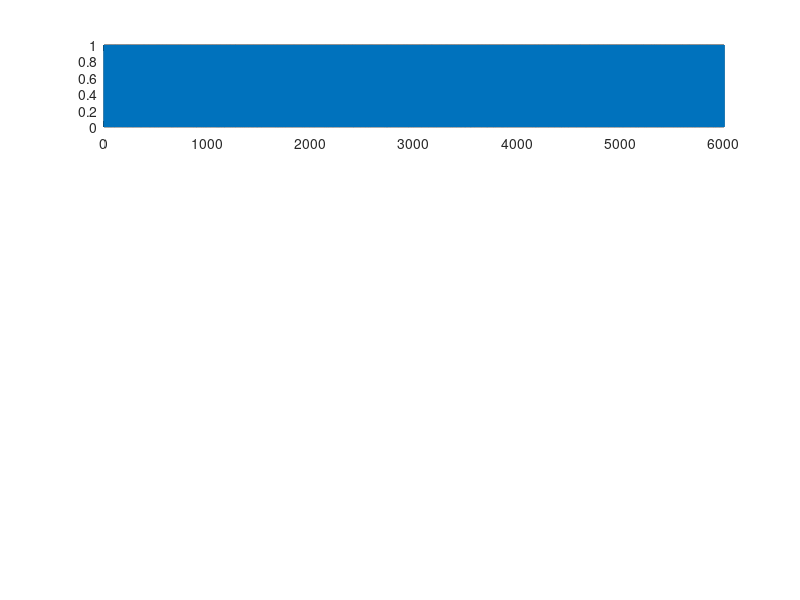

This figure's MATLAB source: (Note: this script raises an error after producing the figure.)
clear
clc

% Parametre
alfa = 0.95;
beta = 0.95;
sample_size = 6;
pocet_generovanych = 6000;
stav = 1;
avg_lambda = 1;

counter_one = 0;
counter_zero = 0;

% generovanie sekvencie bitov
for i=1:pocet_generovanych%pocet_generovanych*sample_size
    if stav == 1
        data(i) = 1;
        counter_one = counter_one + 1;

        pravd = 1.*rand();
        if pravd >= (1 - alfa)
            stav = 0;
        end
    else
        data(i) = 0;
        counter_zero = counter_zero + 1;

        pravd = 1.*rand();
        if pravd >= (1-beta)
            stav = 1;
        end
    end
end

% samplovanie dat
sampled_data = zeros(1,pocet_generovanych/sample_size);

pom_sum = sum(data(1:sample_size));
sampled_data(1) = pom_sum;

for i=1:(pocet_generovanych/sample_size)-1
    pom_sum = sum(data((i*sample_size)+1:(i*sample_size)+sample_size));
    sampled_data(i+1) = pom_sum;
end

% simulacia lidleyho buffru
pi1 = beta/(alfa + beta);
avg_intenzita = pi1 * sample_size;

c = avg_lambda * avg_intenzita; % kapacita
T = pocet_generovanych/sample_size; % čas

% Inicializacia buffra
q = zeros(1, T+1);
q(1) = 0;

% Simulacia buffra
for t=1:T
    q(t+1) = max(q(t) + sampled_data(t) - c, 0);
end

% Overenie ON/OFF generátora
xd = counter_one/pocet_generovanych;
fprintf("KONTROLA GENERATORA\n");
fprintf("N1/pocet generovanych = π1\n");
fprintf("         %d = %d\n",xd,pi1);

% Výstupy
subplot(4,1,1)
plot(data);
title("ON/OFF Generátor pre " + pocet_generovanych + " bitov, kde sample size = "+sample_size+", α = "+alfa+" a β = "+beta);
xlabel('Počet bitov');
ylabel('1/0');

subplot(4,1,2)
plot(sampled_data)
title("Navzorkované dáta");
xlabel('Počet navzorkovaných dát');
ylabel('Počet jednotiek vo vzorkách');

subplot(4,1,3)
plot(q);
xlim([0 pocet_generovanych/sample_size]);
title("Lindley buffer simulácia, kde c = "+c);
xlabel('Čas');
ylabel('Počet paketov v queue');

subplot(4,1,4)
histogram(q, 'Normalization', 'probability');
title('Histogram Lindleyho buffra');
xlabel('Počet paketov v queue');
ylabel('Pravdepodobnosti');
